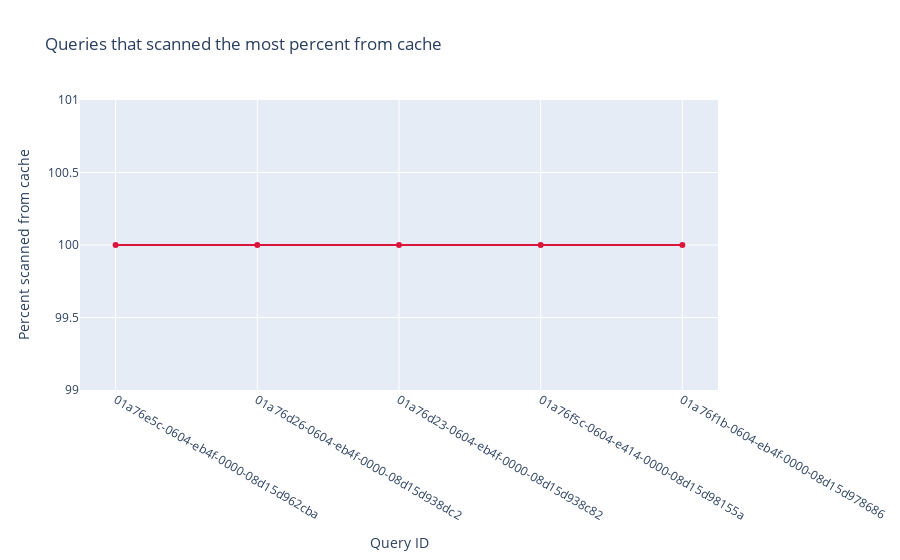

Notebook code for this chart:
### Code cell
##TODO: Put labels on the axis
## Queries that scanned the most from cache

trace1  = go.Scatter(
        mode='lines+markers',
        x = df['query_id'],
        y = df['percent_scanned_from_cache'],
        name="Percent Scanned From Cache",
        marker_color='crimson'
    )

data = [trace1]

layout = go.Layout(
    title_text='Queries that scanned the most percent from cache',
    yaxis=dict(
        # range = [0, 100],
        side = 'left',
        title="Percent scanned from cache"
        
    ),
    xaxis=dict(
        title="Query ID"

    )
)
fig = go.Figure(data=data, layout=layout)
fig.show()

### Figure 1 — Plotly figure (JSON) as saved in the notebook; plotly's stock layout.template omitted (floating-point values rounded to 4 significant figures)
{"data": [{"marker": {"color": "crimson"}, "mode": "lines+markers", "name": "Percent Scanned From Cache", "type": "scatter", "x": ["01a76e5c-0604-eb4f-0000-08d15d962cba", "01a76d26-0604-eb4f-0000-08d15d938dc2", "01a76d23-0604-eb4f-0000-08d15d938c82", "01a76f5c-0604-e414-0000-08d15d98155a", "01a76f1b-0604-eb4f-0000-08d15d978686"], "y": [100, 100, 100, 100, 100]}], "layout": {"title": {"text": "Queries that scanned the most percent from cache"}, "xaxis": {"title": {"text": "Query ID"}}, "yaxis": {"side": "left", "title": {"text": "Percent scanned from cache"}}}}
